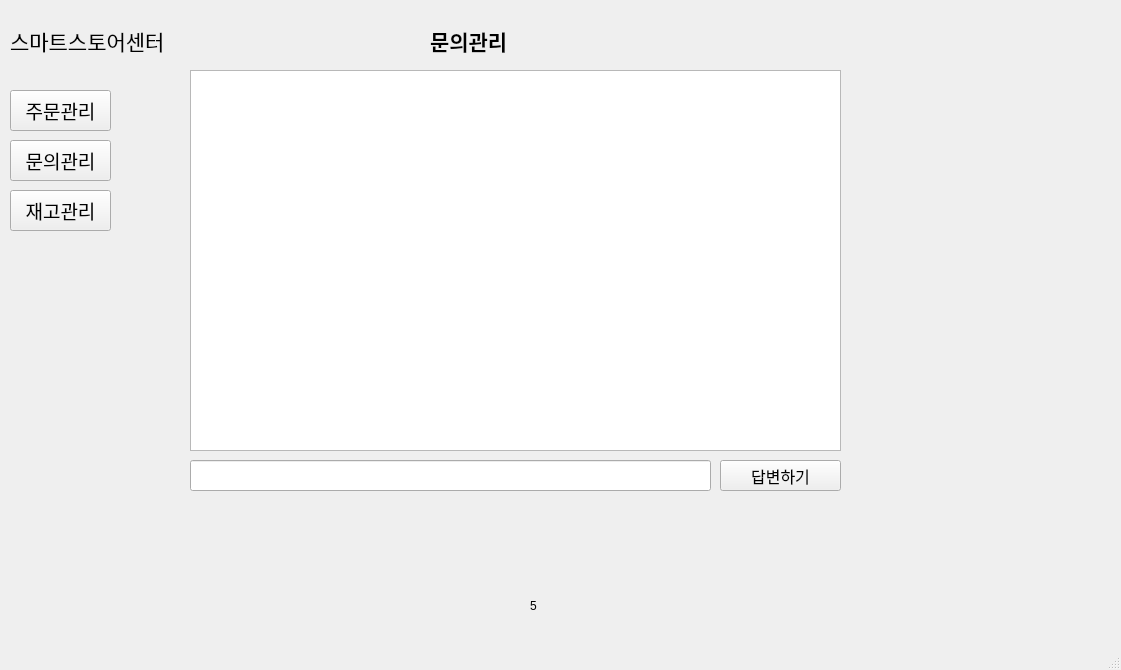
<?xml version="1.0" encoding="UTF-8"?>
<ui version="4.0">
 <class>MainWindow</class>
 <widget class="QMainWindow" name="MainWindow">
  <property name="geometry">
   <rect>
    <x>0</x>
    <y>0</y>
    <width>1121</width>
    <height>670</height>
   </rect>
  </property>
  <property name="windowTitle">
   <string>MainWindow</string>
  </property>
  <widget class="QWidget" name="centralwidget">
   <widget class="QLabel" name="label">
    <property name="geometry">
     <rect>
      <x>10</x>
      <y>0</y>
      <width>231</width>
      <height>81</height>
     </rect>
    </property>
    <property name="font">
     <font>
      <family>Arial</family>
      <pointsize>16</pointsize>
     </font>
    </property>
    <property name="text">
     <string>스마트스토어센터</string>
    </property>
   </widget>
   <widget class="QStackedWidget" name="stackedWidget">
    <property name="geometry">
     <rect>
      <x>0</x>
      <y>0</y>
      <width>1121</width>
      <height>641</height>
     </rect>
    </property>
    <property name="currentIndex">
     <number>4</number>
    </property>
    <widget class="QWidget" name="page_6">
     <widget class="QLabel" name="label_17">
      <property name="geometry">
       <rect>
        <x>520</x>
        <y>600</y>
        <width>56</width>
        <height>21</height>
       </rect>
      </property>
      <property name="text">
       <string>1</string>
      </property>
     </widget>
     <widget class="QPushButton" name="login_btn">
      <property name="geometry">
       <rect>
        <x>380</x>
        <y>380</y>
        <width>131</width>
        <height>51</height>
       </rect>
      </property>
      <property name="font">
       <font>
        <family>Arial</family>
        <pointsize>14</pointsize>
       </font>
      </property>
      <property name="text">
       <string>로그인</string>
      </property>
     </widget>
     <widget class="QLabel" name="label_19">
      <property name="geometry">
       <rect>
        <x>240</x>
        <y>170</y>
        <width>91</width>
        <height>41</height>
       </rect>
      </property>
      <property name="font">
       <font>
        <family>Arial</family>
        <pointsize>14</pointsize>
       </font>
      </property>
      <property name="text">
       <string>아이디</string>
      </property>
     </widget>
     <widget class="QLineEdit" name="login_id">
      <property name="geometry">
       <rect>
        <x>240</x>
        <y>220</y>
        <width>241</width>
        <height>31</height>
       </rect>
      </property>
     </widget>
     <widget class="QLabel" name="label_20">
      <property name="geometry">
       <rect>
        <x>240</x>
        <y>280</y>
        <width>91</width>
        <height>41</height>
       </rect>
      </property>
      <property name="font">
       <font>
        <family>Arial</family>
        <pointsize>14</pointsize>
       </font>
      </property>
      <property name="text">
       <string>비밀번호</string>
      </property>
     </widget>
     <widget class="QLineEdit" name="login_pw">
      <property name="geometry">
       <rect>
        <x>240</x>
        <y>330</y>
        <width>241</width>
        <height>31</height>
       </rect>
      </property>
     </widget>
     <widget class="QLabel" name="label_21">
      <property name="geometry">
       <rect>
        <x>310</x>
        <y>80</y>
        <width>91</width>
        <height>81</height>
       </rect>
      </property>
      <property name="font">
       <font>
        <family>Arial</family>
        <pointsize>16</pointsize>
        <weight>75</weight>
        <bold>true</bold>
       </font>
      </property>
      <property name="text">
       <string>로그인</string>
      </property>
     </widget>
     <widget class="QPushButton" name="join_btn0">
      <property name="geometry">
       <rect>
        <x>200</x>
        <y>380</y>
        <width>131</width>
        <height>51</height>
       </rect>
      </property>
      <property name="font">
       <font>
        <family>Arial</family>
        <pointsize>14</pointsize>
       </font>
      </property>
      <property name="text">
       <string>회원가입</string>
      </property>
     </widget>
     <widget class="QPushButton" name="haejang_pic">
      <property name="geometry">
       <rect>
        <x>560</x>
        <y>180</y>
        <width>301</width>
        <height>271</height>
       </rect>
      </property>
      <property name="text">
       <string/>
      </property>
      <property name="icon">
       <iconset>
        <normaloff>9팀_3/해장국.jpg</normaloff>9팀_3/해장국.jpg</iconset>
      </property>
      <property name="iconSize">
       <size>
        <width>300</width>
        <height>300</height>
       </size>
      </property>
     </widget>
    </widget>
    <widget class="QWidget" name="page_5">
     <widget class="QLabel" name="label_16">
      <property name="geometry">
       <rect>
        <x>540</x>
        <y>600</y>
        <width>56</width>
        <height>21</height>
       </rect>
      </property>
      <property name="text">
       <string>2</string>
      </property>
     </widget>
     <widget class="QLineEdit" name="join_pw">
      <property name="geometry">
       <rect>
        <x>220</x>
        <y>250</y>
        <width>241</width>
        <height>31</height>
       </rect>
      </property>
     </widget>
     <widget class="QLabel" name="label_22">
      <property name="geometry">
       <rect>
        <x>290</x>
        <y>20</y>
        <width>91</width>
        <height>81</height>
       </rect>
      </property>
      <property name="font">
       <font>
        <family>Arial</family>
        <pointsize>16</pointsize>
        <weight>75</weight>
        <bold>true</bold>
       </font>
      </property>
      <property name="text">
       <string>회원가입</string>
      </property>
     </widget>
     <widget class="QLabel" name="label_23">
      <property name="geometry">
       <rect>
        <x>220</x>
        <y>110</y>
        <width>91</width>
        <height>41</height>
       </rect>
      </property>
      <property name="font">
       <font>
        <family>Arial</family>
        <pointsize>14</pointsize>
       </font>
      </property>
      <property name="text">
       <string>아이디</string>
      </property>
     </widget>
     <widget class="QLineEdit" name="join_id">
      <property name="geometry">
       <rect>
        <x>220</x>
        <y>160</y>
        <width>241</width>
        <height>31</height>
       </rect>
      </property>
     </widget>
     <widget class="QPushButton" name="db_chk">
      <property name="geometry">
       <rect>
        <x>510</x>
        <y>150</y>
        <width>131</width>
        <height>51</height>
       </rect>
      </property>
      <property name="font">
       <font>
        <family>Arial</family>
        <pointsize>14</pointsize>
       </font>
      </property>
      <property name="text">
       <string>중복확인</string>
      </property>
     </widget>
     <widget class="QLabel" name="label_24">
      <property name="geometry">
       <rect>
        <x>220</x>
        <y>200</y>
        <width>91</width>
        <height>41</height>
       </rect>
      </property>
      <property name="font">
       <font>
        <family>Arial</family>
        <pointsize>14</pointsize>
       </font>
      </property>
      <property name="text">
       <string>비밀번호</string>
      </property>
     </widget>
     <widget class="QLineEdit" name="join_pw_chk">
      <property name="geometry">
       <rect>
        <x>220</x>
        <y>330</y>
        <width>241</width>
        <height>31</height>
       </rect>
      </property>
     </widget>
     <widget class="QLabel" name="label_25">
      <property name="geometry">
       <rect>
        <x>220</x>
        <y>290</y>
        <width>151</width>
        <height>41</height>
       </rect>
      </property>
      <property name="font">
       <font>
        <family>Arial</family>
        <pointsize>14</pointsize>
       </font>
      </property>
      <property name="text">
       <string>비밀번호 재확인</string>
      </property>
     </widget>
     <widget class="QLabel" name="label_26">
      <property name="geometry">
       <rect>
        <x>220</x>
        <y>370</y>
        <width>91</width>
        <height>41</height>
       </rect>
      </property>
      <property name="font">
       <font>
        <family>Arial</family>
        <pointsize>14</pointsize>
       </font>
      </property>
      <property name="text">
       <string>이 름</string>
      </property>
     </widget>
     <widget class="QLineEdit" name="join_name">
      <property name="geometry">
       <rect>
        <x>220</x>
        <y>420</y>
        <width>241</width>
        <height>31</height>
       </rect>
      </property>
     </widget>
     <widget class="QLabel" name="label_27">
      <property name="geometry">
       <rect>
        <x>220</x>
        <y>460</y>
        <width>91</width>
        <height>41</height>
       </rect>
      </property>
      <property name="font">
       <font>
        <family>Arial</family>
        <pointsize>14</pointsize>
       </font>
      </property>
      <property name="text">
       <string>연 락 처</string>
      </property>
     </widget>
     <widget class="QLineEdit" name="join_tel">
      <property name="geometry">
       <rect>
        <x>220</x>
        <y>510</y>
        <width>241</width>
        <height>31</height>
       </rect>
      </property>
     </widget>
     <widget class="QPushButton" name="join_1">
      <property name="geometry">
       <rect>
        <x>510</x>
        <y>500</y>
        <width>131</width>
        <height>51</height>
       </rect>
      </property>
      <property name="font">
       <font>
        <family>Arial</family>
        <pointsize>14</pointsize>
       </font>
      </property>
      <property name="text">
       <string>가입하기</string>
      </property>
     </widget>
    </widget>
    <widget class="QWidget" name="page_4">
     <widget class="QLabel" name="label_15">
      <property name="geometry">
       <rect>
        <x>540</x>
        <y>600</y>
        <width>56</width>
        <height>21</height>
       </rect>
      </property>
      <property name="text">
       <string>3</string>
      </property>
     </widget>
     <widget class="QLabel" name="label_28">
      <property name="geometry">
       <rect>
        <x>480</x>
        <y>0</y>
        <width>101</width>
        <height>81</height>
       </rect>
      </property>
      <property name="font">
       <font>
        <family>Arial</family>
        <pointsize>14</pointsize>
        <weight>75</weight>
        <bold>true</bold>
       </font>
      </property>
      <property name="text">
       <string>상품등록</string>
      </property>
     </widget>
     <widget class="QLabel" name="label_29">
      <property name="geometry">
       <rect>
        <x>50</x>
        <y>80</y>
        <width>91</width>
        <height>41</height>
       </rect>
      </property>
      <property name="font">
       <font>
        <family>Arial</family>
        <pointsize>11</pointsize>
       </font>
      </property>
      <property name="text">
       <string>상품명</string>
      </property>
     </widget>
     <widget class="QComboBox" name="product_combo">
      <property name="geometry">
       <rect>
        <x>130</x>
        <y>90</y>
        <width>801</width>
        <height>31</height>
       </rect>
      </property>
     </widget>
     <widget class="QLabel" name="label_30">
      <property name="geometry">
       <rect>
        <x>50</x>
        <y>140</y>
        <width>91</width>
        <height>41</height>
       </rect>
      </property>
      <property name="font">
       <font>
        <family>Arial</family>
        <pointsize>11</pointsize>
       </font>
      </property>
      <property name="text">
       <string>판매가</string>
      </property>
     </widget>
     <widget class="QLineEdit" name="price">
      <property name="geometry">
       <rect>
        <x>130</x>
        <y>140</y>
        <width>211</width>
        <height>31</height>
       </rect>
      </property>
     </widget>
     <widget class="QLabel" name="label_31">
      <property name="geometry">
       <rect>
        <x>50</x>
        <y>200</y>
        <width>91</width>
        <height>41</height>
       </rect>
      </property>
      <property name="font">
       <font>
        <family>Arial</family>
        <pointsize>11</pointsize>
       </font>
      </property>
      <property name="text">
       <string>재고수량</string>
      </property>
     </widget>
     <widget class="QLineEdit" name="quantity">
      <property name="geometry">
       <rect>
        <x>130</x>
        <y>200</y>
        <width>211</width>
        <height>31</height>
       </rect>
      </property>
     </widget>
     <widget class="QPushButton" name="product_save_btn">
      <property name="geometry">
       <rect>
        <x>370</x>
        <y>200</y>
        <width>81</width>
        <height>31</height>
       </rect>
      </property>
      <property name="text">
       <string>저장하기</string>
      </property>
     </widget>
     <widget class="QTableWidget" name="product_tableWidget">
      <property name="geometry">
       <rect>
        <x>70</x>
        <y>300</y>
        <width>871</width>
        <height>231</height>
       </rect>
      </property>
     </widget>
    </widget>
    <widget class="QWidget" name="page">
     <widget class="QLabel" name="label_2">
      <property name="geometry">
       <rect>
        <x>550</x>
        <y>590</y>
        <width>56</width>
        <height>12</height>
       </rect>
      </property>
      <property name="text">
       <string>1</string>
      </property>
     </widget>
     <widget class="QLabel" name="label_5">
      <property name="geometry">
       <rect>
        <x>440</x>
        <y>-20</y>
        <width>231</width>
        <height>81</height>
       </rect>
      </property>
      <property name="font">
       <font>
        <family>Arial</family>
        <pointsize>16</pointsize>
        <weight>75</weight>
        <bold>true</bold>
       </font>
      </property>
      <property name="text">
       <string>주문조회</string>
      </property>
     </widget>
     <widget class="QLabel" name="label_6">
      <property name="geometry">
       <rect>
        <x>170</x>
        <y>70</y>
        <width>111</width>
        <height>51</height>
       </rect>
      </property>
      <property name="font">
       <font>
        <family>Arial</family>
        <pointsize>14</pointsize>
       </font>
      </property>
      <property name="text">
       <string>조회기간</string>
      </property>
     </widget>
     <widget class="QCalendarWidget" name="order_cw">
      <property name="geometry">
       <rect>
        <x>280</x>
        <y>50</y>
        <width>431</width>
        <height>251</height>
       </rect>
      </property>
     </widget>
     <widget class="QLabel" name="label_8">
      <property name="geometry">
       <rect>
        <x>30</x>
        <y>310</y>
        <width>111</width>
        <height>51</height>
       </rect>
      </property>
      <property name="font">
       <font>
        <family>Arial</family>
        <pointsize>14</pointsize>
       </font>
      </property>
      <property name="text">
       <string>선택</string>
      </property>
     </widget>
     <widget class="QLabel" name="label_9">
      <property name="geometry">
       <rect>
        <x>140</x>
        <y>310</y>
        <width>111</width>
        <height>51</height>
       </rect>
      </property>
      <property name="font">
       <font>
        <family>Arial</family>
        <pointsize>14</pointsize>
       </font>
      </property>
      <property name="text">
       <string>상품주문번호</string>
      </property>
     </widget>
     <widget class="QLabel" name="label_10">
      <property name="geometry">
       <rect>
        <x>310</x>
        <y>310</y>
        <width>111</width>
        <height>51</height>
       </rect>
      </property>
      <property name="font">
       <font>
        <family>Arial</family>
        <pointsize>14</pointsize>
       </font>
      </property>
      <property name="text">
       <string>주문일시</string>
      </property>
     </widget>
     <widget class="QLabel" name="label_11">
      <property name="geometry">
       <rect>
        <x>450</x>
        <y>310</y>
        <width>111</width>
        <height>51</height>
       </rect>
      </property>
      <property name="font">
       <font>
        <family>Arial</family>
        <pointsize>14</pointsize>
       </font>
      </property>
      <property name="text">
       <string>주문상태</string>
      </property>
     </widget>
     <widget class="QLabel" name="label_12">
      <property name="geometry">
       <rect>
        <x>600</x>
        <y>310</y>
        <width>111</width>
        <height>51</height>
       </rect>
      </property>
      <property name="font">
       <font>
        <family>Arial</family>
        <pointsize>14</pointsize>
       </font>
      </property>
      <property name="text">
       <string>상품명</string>
      </property>
     </widget>
     <widget class="QLabel" name="label_13">
      <property name="geometry">
       <rect>
        <x>760</x>
        <y>310</y>
        <width>111</width>
        <height>51</height>
       </rect>
      </property>
      <property name="font">
       <font>
        <family>Arial</family>
        <pointsize>14</pointsize>
       </font>
      </property>
      <property name="text">
       <string>수량</string>
      </property>
     </widget>
     <widget class="QLabel" name="label_14">
      <property name="geometry">
       <rect>
        <x>910</x>
        <y>310</y>
        <width>111</width>
        <height>51</height>
       </rect>
      </property>
      <property name="font">
       <font>
        <family>Arial</family>
        <pointsize>14</pointsize>
       </font>
      </property>
      <property name="text">
       <string>구매자명</string>
      </property>
     </widget>
     <widget class="QTableWidget" name="order_tableWidget">
      <property name="geometry">
       <rect>
        <x>10</x>
        <y>370</y>
        <width>1051</width>
        <height>241</height>
       </rect>
      </property>
     </widget>
     <widget class="QPushButton" name="order_btn">
      <property name="geometry">
       <rect>
        <x>10</x>
        <y>90</y>
        <width>101</width>
        <height>41</height>
       </rect>
      </property>
      <property name="font">
       <font>
        <family>Arial</family>
        <pointsize>14</pointsize>
       </font>
      </property>
      <property name="text">
       <string>주문관리</string>
      </property>
     </widget>
     <widget class="QPushButton" name="question_btn">
      <property name="geometry">
       <rect>
        <x>10</x>
        <y>140</y>
        <width>101</width>
        <height>41</height>
       </rect>
      </property>
      <property name="font">
       <font>
        <family>Arial</family>
        <pointsize>14</pointsize>
       </font>
      </property>
      <property name="text">
       <string>문의관리</string>
      </property>
     </widget>
     <widget class="QPushButton" name="inventory_btn">
      <property name="geometry">
       <rect>
        <x>10</x>
        <y>190</y>
        <width>101</width>
        <height>41</height>
       </rect>
      </property>
      <property name="font">
       <font>
        <family>Arial</family>
        <pointsize>14</pointsize>
       </font>
      </property>
      <property name="text">
       <string>재고관리</string>
      </property>
     </widget>
    </widget>
    <widget class="QWidget" name="page_3">
     <widget class="QLabel" name="label_3">
      <property name="geometry">
       <rect>
        <x>530</x>
        <y>600</y>
        <width>56</width>
        <height>12</height>
       </rect>
      </property>
      <property name="text">
       <string>5</string>
      </property>
     </widget>
     <widget class="QTextEdit" name="question_textEdit">
      <property name="geometry">
       <rect>
        <x>190</x>
        <y>70</y>
        <width>651</width>
        <height>381</height>
       </rect>
      </property>
     </widget>
     <widget class="QPushButton" name="answer_btn">
      <property name="geometry">
       <rect>
        <x>720</x>
        <y>460</y>
        <width>121</width>
        <height>31</height>
       </rect>
      </property>
      <property name="font">
       <font>
        <family>Arial</family>
        <pointsize>12</pointsize>
       </font>
      </property>
      <property name="text">
       <string>답변하기</string>
      </property>
     </widget>
     <widget class="QLineEdit" name="answer_lineEdit">
      <property name="geometry">
       <rect>
        <x>190</x>
        <y>460</y>
        <width>521</width>
        <height>31</height>
       </rect>
      </property>
     </widget>
     <widget class="QLabel" name="label_7">
      <property name="geometry">
       <rect>
        <x>430</x>
        <y>0</y>
        <width>231</width>
        <height>81</height>
       </rect>
      </property>
      <property name="font">
       <font>
        <family>Arial</family>
        <pointsize>16</pointsize>
        <weight>75</weight>
        <bold>true</bold>
       </font>
      </property>
      <property name="text">
       <string>문의관리</string>
      </property>
     </widget>
     <widget class="QPushButton" name="inventory_btn_2">
      <property name="geometry">
       <rect>
        <x>10</x>
        <y>190</y>
        <width>101</width>
        <height>41</height>
       </rect>
      </property>
      <property name="font">
       <font>
        <family>Arial</family>
        <pointsize>14</pointsize>
       </font>
      </property>
      <property name="text">
       <string>재고관리</string>
      </property>
     </widget>
     <widget class="QPushButton" name="order_btn_2">
      <property name="geometry">
       <rect>
        <x>10</x>
        <y>90</y>
        <width>101</width>
        <height>41</height>
       </rect>
      </property>
      <property name="font">
       <font>
        <family>Arial</family>
        <pointsize>14</pointsize>
       </font>
      </property>
      <property name="text">
       <string>주문관리</string>
      </property>
     </widget>
     <widget class="QPushButton" name="question_btn_2">
      <property name="geometry">
       <rect>
        <x>10</x>
        <y>140</y>
        <width>101</width>
        <height>41</height>
       </rect>
      </property>
      <property name="font">
       <font>
        <family>Arial</family>
        <pointsize>14</pointsize>
       </font>
      </property>
      <property name="text">
       <string>문의관리</string>
      </property>
     </widget>
    </widget>
    <widget class="QWidget" name="page_2">
     <widget class="QLabel" name="label_4">
      <property name="geometry">
       <rect>
        <x>540</x>
        <y>590</y>
        <width>56</width>
        <height>21</height>
       </rect>
      </property>
      <property name="text">
       <string>6</string>
      </property>
     </widget>
     <widget class="QLabel" name="label_18">
      <property name="geometry">
       <rect>
        <x>480</x>
        <y>0</y>
        <width>231</width>
        <height>81</height>
       </rect>
      </property>
      <property name="font">
       <font>
        <family>Arial</family>
        <pointsize>16</pointsize>
        <weight>75</weight>
        <bold>true</bold>
       </font>
      </property>
      <property name="text">
       <string>재고관리</string>
      </property>
     </widget>
     <widget class="QPushButton" name="inventory_btn_3">
      <property name="geometry">
       <rect>
        <x>10</x>
        <y>190</y>
        <width>101</width>
        <height>41</height>
       </rect>
      </property>
      <property name="font">
       <font>
        <family>Arial</family>
        <pointsize>14</pointsize>
       </font>
      </property>
      <property name="text">
       <string>재고관리</string>
      </property>
     </widget>
     <widget class="QPushButton" name="order_btn_3">
      <property name="geometry">
       <rect>
        <x>10</x>
        <y>90</y>
        <width>101</width>
        <height>41</height>
       </rect>
      </property>
      <property name="font">
       <font>
        <family>Arial</family>
        <pointsize>14</pointsize>
       </font>
      </property>
      <property name="text">
       <string>주문관리</string>
      </property>
     </widget>
     <widget class="QPushButton" name="question_btn_3">
      <property name="geometry">
       <rect>
        <x>10</x>
        <y>140</y>
        <width>101</width>
        <height>41</height>
       </rect>
      </property>
      <property name="font">
       <font>
        <family>Arial</family>
        <pointsize>14</pointsize>
       </font>
      </property>
      <property name="text">
       <string>문의관리</string>
      </property>
     </widget>
     <widget class="QTableWidget" name="inventory_tableWidget">
      <property name="geometry">
       <rect>
        <x>140</x>
        <y>90</y>
        <width>871</width>
        <height>411</height>
       </rect>
      </property>
      <column>
       <property name="text">
        <string>품목</string>
       </property>
      </column>
      <column>
       <property name="text">
        <string>수량</string>
       </property>
      </column>
      <column>
       <property name="text">
        <string>가격</string>
       </property>
      </column>
      <column>
       <property name="text">
        <string>단위</string>
       </property>
      </column>
      <column>
       <property name="text">
        <string>재료</string>
       </property>
      </column>
     </widget>
    </widget>
   </widget>
   <zorder>stackedWidget</zorder>
   <zorder>label</zorder>
  </widget>
  <widget class="QMenuBar" name="menubar">
   <property name="geometry">
    <rect>
     <x>0</x>
     <y>0</y>
     <width>1121</width>
     <height>21</height>
    </rect>
   </property>
  </widget>
  <widget class="QStatusBar" name="statusbar"/>
 </widget>
 <resources/>
 <connections/>
</ui>
